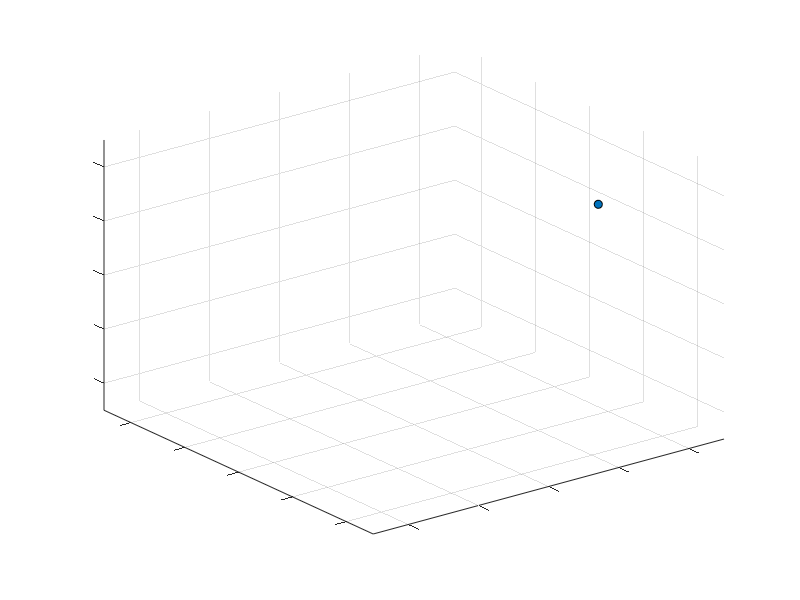

Here is the MATLAB script that generated this plot:
function simGravity
    n = 3; 
    T = 500; dt = 0.01;
    obj = zeros(n,7);
    obj(1,:) = [1.5,1,1,0,-0.6,0,0.8];
    obj(2,:) = [1,-1,0,0,0.6,-0.7,0];
    obj(3,:) = [2,0,1,0,0.5,0,0.5];
    for k = 1:T
        obj = calcMotion(obj,n,dt);
        scatter3(obj(:,2),obj(:,3),obj(:,4),'o','filled','MarkerEdgeColor','k');
        whitebg('k');
        set(gca,'XTickLabel',[],'YTickLabel',[],'ZTickLabel',[]);
        axis([-5 5 -5 5 -5 5]);
        pause(0.001);
    end
end

function obj = calcMotion(obj,n,dt)
    for i = 1:n
        obj(i,5:7) = calcVelocity(i);
        obj(i,2:4) = obj(i,2:4) + obj(i,5:7)*dt;
    end
    
    function velocity = calcVelocity(j)
        G = 1;
        for k = 1:n
            if k ~= j
                velocity = obj(j,5:7);
                distance = obj(k,2:4) - obj(j,2:4);
                velocity = velocity + G*dt*distance*obj(k,1)/(norm(distance)^3);
            end
    
        end
    end
end